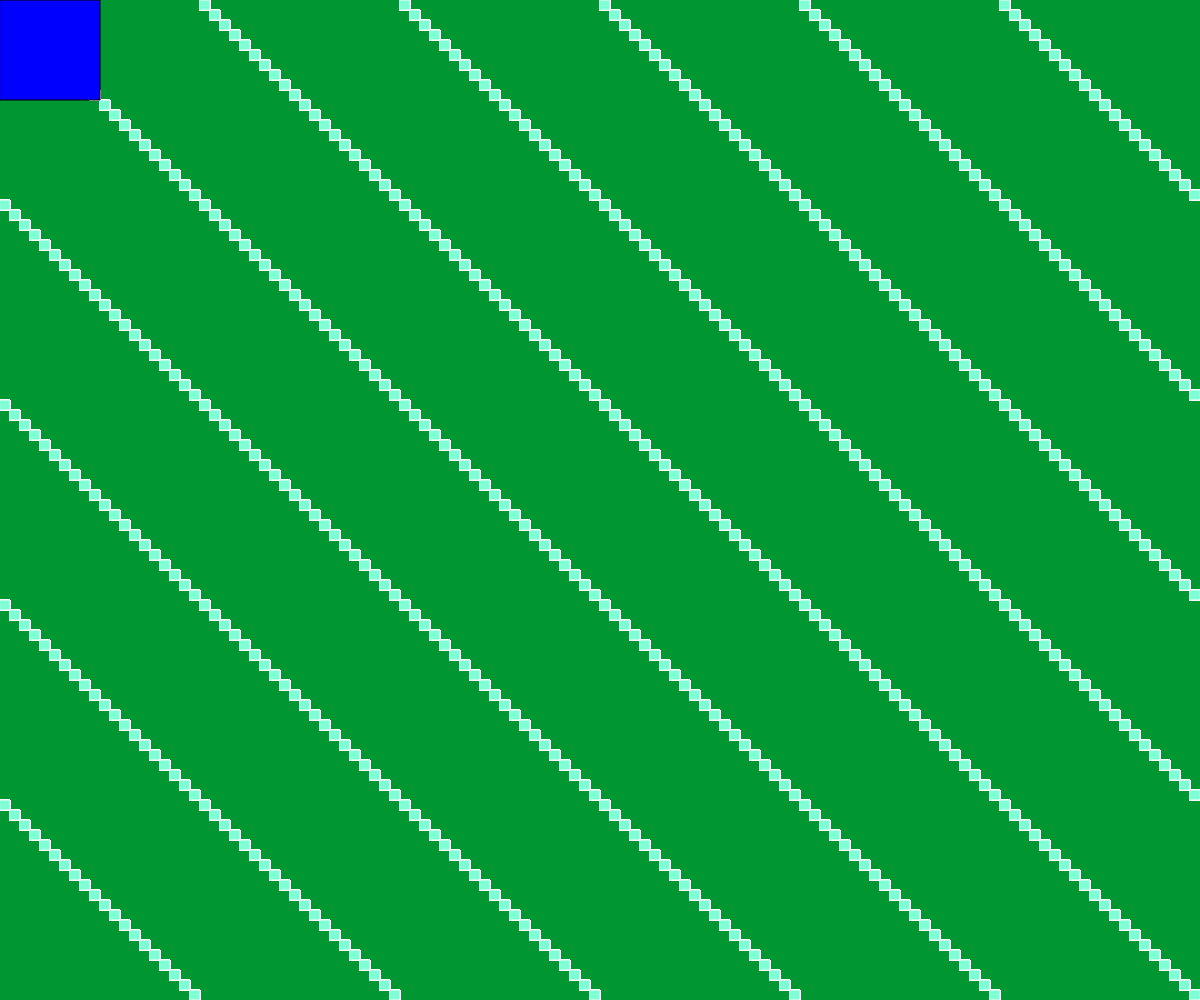
Frame 1 (no input)
Frame 60 (no input): identical to frame 1, image omitted
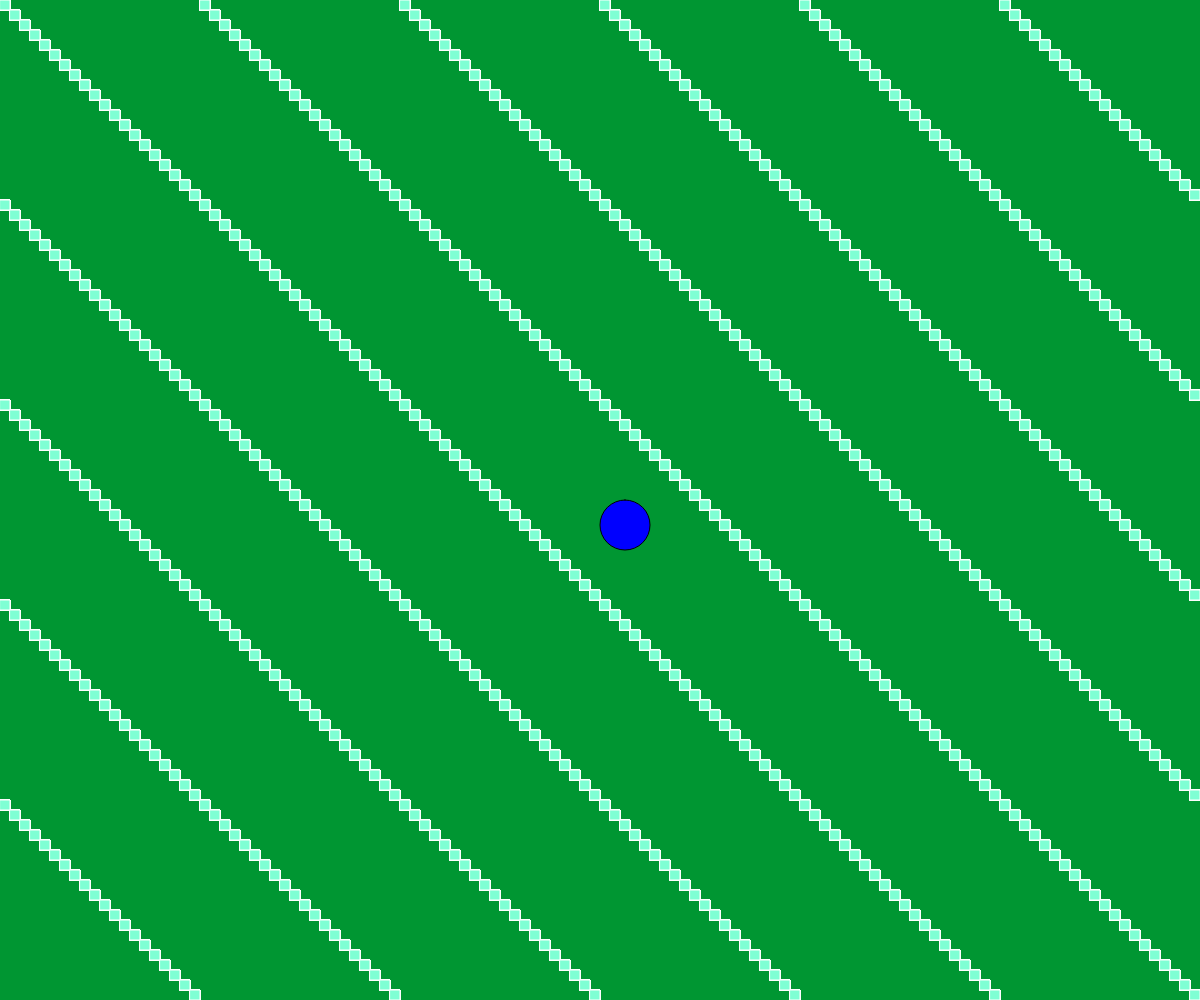
Frame 120 (the mouse pressed at the canvas centre since frame 60)

The p5.js sketch that drew these frames (run headless with seeded random() and noise() and a simulated clock; from frame 60 on, the mouse is pressed at the canvas centre):

// p5.js sketch
// ── sketch.js


function setup(){
    createCanvas(windowWidth,windowHeight);
}

function draw(){
    background(0, 150, 50);
    fill('aquamarine');
    stroke('white');
    for(var i = 0; i < 10000; i++){
        rect((i*10)%width,(i*10)%height,10,10);
    }
    
    fill('blue');
    stroke('black');
    if(mouseX < 200){
        rect(mouseX,mouseY,100,100);
    }else{
        rect(mouseX,mouseY,50,50,25);
    }
}
// ── script.js
var billy; // variable declaration without definiton

console.log(billy); // billy has the value undefined

billy = 13;
billy = 'billy is great';
billy = 'billy said "hello"';

// keyword expression codeblock
if(true){
    console.log(billy);
}

if( 15 > 15){
    console.log('is it true?');
}

billy = "silly";
if(billy){ // coercion change string to a boolean
    console.log('billy is silly');
}

if(billy === 'silly'){ // === testing for equal value and same type
    console.log('really silly');
}

// == testing for equal value but allows for coercion
// billy == true
// billy gets coerced to a boolean and the expression is true

// typeof operator precedes a variable name or literal value

console.log(typeof "lkjfjdlfkj");
console.log(typeof billy);

if(typeof billy === "string"){
    billy = 'slfljksfo ilk';
}else{
    billy = 42;
}

//////////////// 
// for loop

for(var i = 0; i < 5; i++){
    console.log('hello');
}

for(var i = 0; i < 10; i++){
    console.log(i);
} 
console.log(i);
////////

// function declaration
function bob(){
    console.log('i am bob');
    return 'bob';
}

// function invokation
bob(); /// () function invokation operator 

/* multiline comment
for(var i = 0; i < 10000; i++){
        bob();
}
*/

console.log( bob() );

function bailly(data){
    data = data + 100;
    return data;
}

var mydata = bailly(50);
console.log(mydata);
console.log( typeof mydata);
